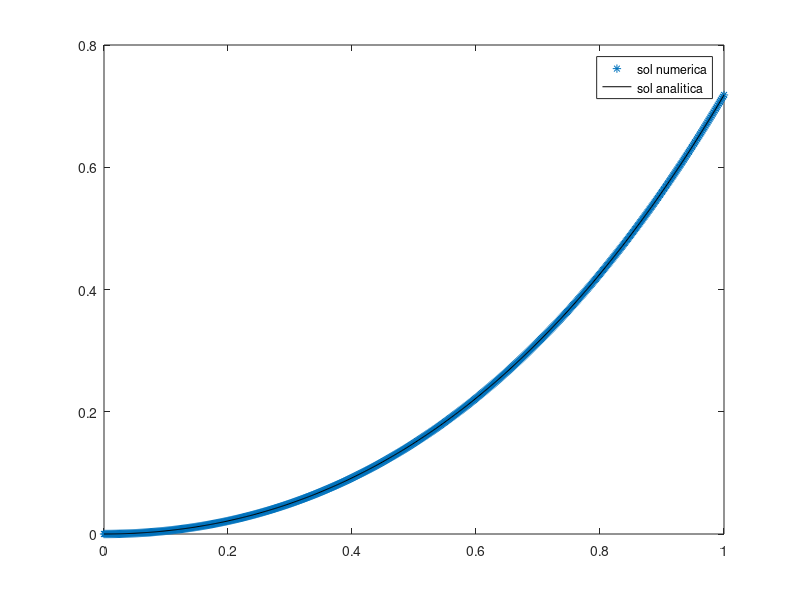
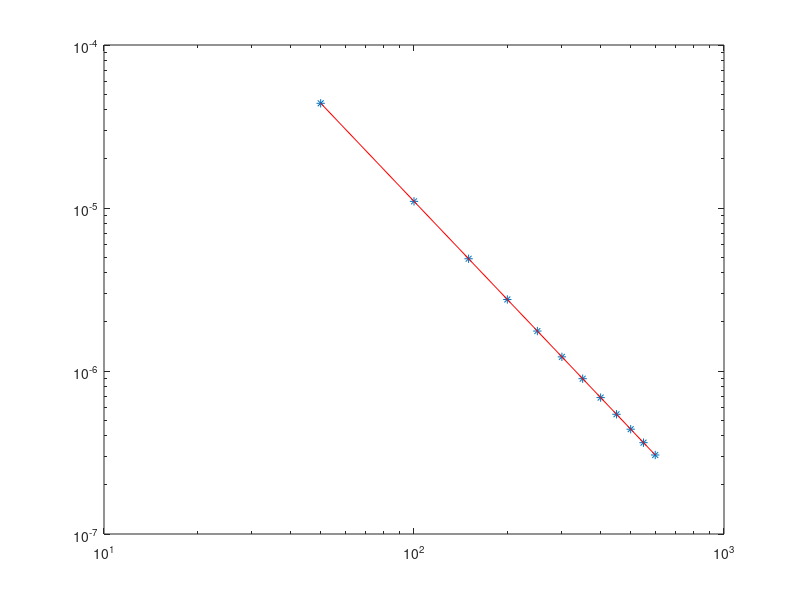

MATLAB code to generate these figures, in order:
clear all; close all;

%% Risoluzione eseame 61.
%% E' un metodo Runge-Kutta semiimplicito, , con xi1=yn, a 3 stadi

%% definizione parametri
gamma=2-sqrt(2);
d=gamma/2;
omega=(1-d)/2;

%a
a(1,1)=0;
a(2,1)=d;
a(2,2)=d;
a(3,1)=omega;
a(3,2)=omega;
a(3,3)=d;
%b
b(1)=omega;
b(2)=omega;
b(3)=d;
%c
c(1)=0;
c(2)=gamma;
c(3)=1;

%% Dati del probl.
y0=0;
tsrif=1500;
ts=tsrif;
tstar=1;
k=tstar/ts;
y(1,1)=y0;
f=@(t,y) y+t; 


t=linspace(0,tstar,ts+1);
xi=zeros(1,3); % ho tre stadi
for n=1:ts
    
   xi(1,1)=y(1,n); %poiché a(1,1)=0=> non va risolto con Newton.
   
   xi(1,2)=(y(1,n) +d*k*(k*c(1)+k*c(2)+y(1,n)+2*t(n)))/(1-d*k); %jacobiano (cioè derivata) è una funzione lineare => NON serve newton
   
   xi(1,3)=( y(1,n) + omega*k*(2*t(n)+k*c(1)+xi(1,1) +k*c(2) + xi(1,2))+d*k*t(n)+d*k^2*c(3) )/(1-d*k);
    
   y(1,n+1)= y(1,n) + k*( b(1)*f(t(n)+k*c(1),xi(1,1)) + b(2)*f(t(n)+k*c(2),xi(1,2)) + b(3)*f(t(n)+k*c(3),xi(1,3)));
    
    
end
anal=@(x) -1 + exp(x) - x;
% 
% plot(t,y,'*',t,anal(t),'r')

%% Mostro convergenza
tsrange=[50:50:600];
counter=0;
for ts=tsrange
    counter=counter+1;
    k=tstar/ts;
    t=linspace(0,tstar,ts+1);
    y=NaN(1,ts+1);
    y(1,1)=y0;
    for n=1:ts
    
   xi(1,1)=y(1,n); %poiché a(1,1)=0=> non va risolto con Newton.
   
   xi(1,2)=(y(1,n) +d*k*(k*c(1)+k*c(2)+y(1,n)+2*t(n)))/(1-d*k); %jacobiano (cioè derivata) è una funzione lineare => NON serve newton
   
   xi(1,3)=( y(1,n) + omega*k*(2*t(n)+k*c(1)+xi(1,1) +k*c(2) + xi(1,2))+d*k*t(n)+d*k^2*c(3) )/(1-d*k);
    
   y(1,n+1)= y(1,n) + k*( b(1)*f(t(n)+k*c(1),xi(1,1)) + b(2)*f(t(n)+k*c(2),xi(1,2)) + b(3)*f(t(n)+k*c(3),xi(1,3)));
    
    
    end
    err(counter)=abs(y(1,ts+1)-anal(1));
end
figure
plot(t,y,'*',t,anal(t),'k')
legend('sol numerica','sol analitica')
figure
loglog(tsrange,err,'*',tsrange,err(end)*(tsrange/tsrange(end)).^(-2),'r')
